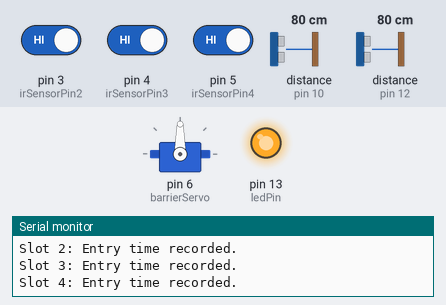
This sketch was run on a simulated Arduino Uno, built with avr-gcc and run on an emulated ATmega328P. On the bench: servo, output pins drawn as LEDs (lit = HIGH), the last lines printed to the serial monitor. Wiring (inferred from the names in the program): 2 × ultrasonic range finder: trigger pin 9, echo pin 10 / trigger pin 11, echo pin 12. Inputs (shaded band) come from the test bench; at power-on: pin 3 (irSensorPin2) HIGH, pin 4 (irSensorPin3) HIGH, pin 5 (irSensorPin4) HIGH, distance to the obstacle (sensors on pin 10, pin 12) 80 cm. The echo pulse lasts 58.3 µs per cm; pins used as bus, display or sensor lines are not drawn.

Above: at 3.9 s.
4.0 s: pin 3 (irSensorPin2) driven LOW
At 5.4 s:
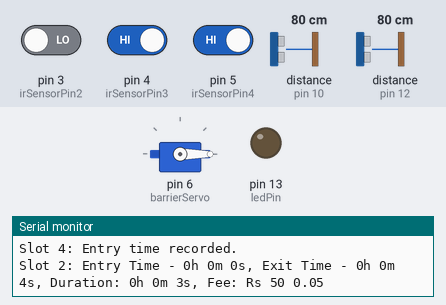
6.5 s: pin 3 (irSensorPin2) driven HIGH
At 7.0 s:
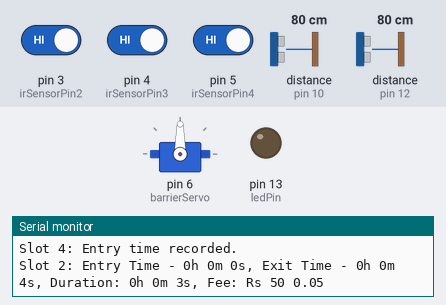
9.0 s: pin 4 (irSensorPin3) driven LOW
At 9.8 s:
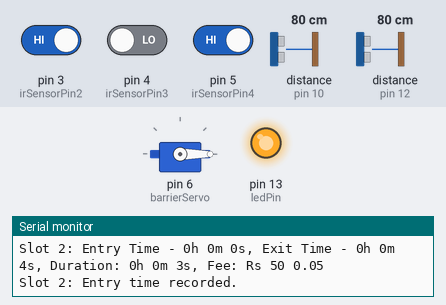
Timing chart, 0 to 12.0 s (numbered marks = the images above; inputs shaded):
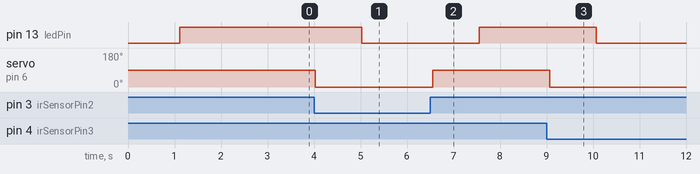

Measured:
- after the input at 4.0 s, pin 13 (ledPin): HIGH → LOW after 1.0 s; servo on pin 6 (barrierServo): 90° → 0° at once
- after the input at 6.5 s, pin 13 (ledPin): LOW → HIGH after 1.1 s; servo on pin 6 (barrierServo): 0° → 90° after 0.06 s
- after the input at 9.0 s, pin 13 (ledPin): HIGH → LOW after 1.1 s; servo on pin 6 (barrierServo): 90° → 0° after 0.07 s

The sketch:

final_slot.ino
```cpp
#include <Servo.h>

const int trigPin1 = 9;       // Ultrasonic sensor 1 trigger pin
const int echoPin1 = 10;      // Ultrasonic sensor 1 echo pin
const int trigPin2 = 11;      // Ultrasonic sensor 2 trigger pin
const int echoPin2 = 12;      // Ultrasonic sensor 2 echo pin

const int irSensorPin1 = 2;  // IR sensor 1 pin
const int irSensorPin2 = 3;  // IR sensor 2 pin
const int irSensorPin3 = 4;  // IR sensor 3 pin
const int irSensorPin4 = 5;  // IR sensor 4 pin

const int ledPin = 13;        // LED pin to indicate the status
Servo barrierServo;           // Servo motor to control the barrier arm

unsigned long entryTime[4] = {0};  // Assuming 4 slots
unsigned long exitTime[4] = {0};
const float hourlyRate = 50;
bool carInside[4] = {false};  // Track occupancy for each slot

unsigned long previousMillis = 0;
const long interval = 100;  // Interval for ultrasonic sensor measurements in milliseconds

void setup() {
  Serial.begin(9600);

  pinMode(trigPin1, OUTPUT);
  pinMode(echoPin1, INPUT);
  pinMode(trigPin2, OUTPUT);
  pinMode(echoPin2, INPUT);

  pinMode(ledPin, OUTPUT);
  barrierServo.attach(6);  // Servo motor control pin

  pinMode(irSensorPin1, INPUT);
  pinMode(irSensorPin2, INPUT);
  pinMode(irSensorPin3, INPUT);
  pinMode(irSensorPin4, INPUT);

  entryTime[0] = entryTime[1] = entryTime[2] = entryTime[3] = 0;
  exitTime[0] = exitTime[1] = exitTime[2] = exitTime[3] = 0;
}

void loop() {
  unsigned long currentMillis = millis();

  // Perform ultrasonic sensor measurements at regular intervals
  if (currentMillis - previousMillis >= interval) {
    int distance1 = getDistance(trigPin1, echoPin1);
    int distance2 = getDistance(trigPin2, echoPin2);

    if (distance1 < 5 && distance2 > 5) {
      // Car detected passing from ultrasonic sensor 1 to sensor 2
      handleEntry(exitTime, carInside, irSensorPin1, 0);
    } else if (distance2 < 5 && distance1 > 5) {
      // Car detected passing from ultrasonic sensor 2 to sensor 1
      handleExit(entryTime, carInside, irSensorPin1, 0);
    }

    // IR sensor detection for each slot
    checkSlotOccupancy(1, irSensorPin2);
    checkSlotOccupancy(2, irSensorPin3);
    checkSlotOccupancy(3, irSensorPin4);

    previousMillis = currentMillis;
  }
}

void checkSlotOccupancy(int slot, int irSensorPin) {
  if (digitalRead(irSensorPin) == HIGH) {
    handleEntry(exitTime, carInside, irSensorPin, slot);
  } else {
    handleExit(entryTime, carInside, irSensorPin, slot);
  }
}

void handleEntry(unsigned long* exitTime, bool* carInside, int irSensorPin, int slot) {
  if (!carInside[slot]) {
    entryTime[slot] = millis();
    carInside[slot] = true;
    raiseBarrier();
    digitalWrite(ledPin, HIGH);
    Serial.print("Slot ");
    Serial.print(slot + 1);
    Serial.println(": Entry time recorded.");
  }
}

void handleExit(unsigned long* entryTime, bool* carInside, int irSensorPin, int slot) {
  if (carInside[slot]) {
    exitTime[slot] = millis();
    carInside[slot] = false;
    lowerBarrier();
    digitalWrite(ledPin, LOW);

    unsigned long duration = exitTime[slot] - entryTime[slot];
    float fee = calculateParkingFee(duration);

    Serial.print("Slot ");
    Serial.print(slot + 1);
    Serial.print(": Entry Time - ");
    displayTime(entryTime[slot]);
    Serial.print(", Exit Time - ");
    displayTime(exitTime[slot]);
    Serial.print(", Duration: ");
    displayTime(duration);
    Serial.print(", Fee: Rs 50 ");
    Serial.println(fee, 2);
  }
}

int getDistance(int trigPin, int echoPin) {
  digitalWrite(trigPin, LOW);
  delayMicroseconds(2);
  digitalWrite(trigPin, HIGH);
  delayMicroseconds(10);
  digitalWrite(trigPin, LOW);
  return pulseIn(echoPin, HIGH) * 0.034 / 2;
}

void raiseBarrier() {
  barrierServo.write(90);
  delay(1000);
}

void lowerBarrier() {
  barrierServo.write(0);
  delay(1000);
}

float calculateParkingFee(unsigned long duration) {
  return hourlyRate * (duration / 3600000.0); // Convert milliseconds to hours
}

void displayTime(unsigned long millis) {
  unsigned long seconds = millis / 1000;
  unsigned long minutes = seconds / 60;
  unsigned long hours = minutes / 60;

  Serial.print(hours);
  Serial.print("h ");
  Serial.print(minutes % 60);
  Serial.print("m ");
  Serial.print(seconds % 60);
  Serial.print("s");
}
```
